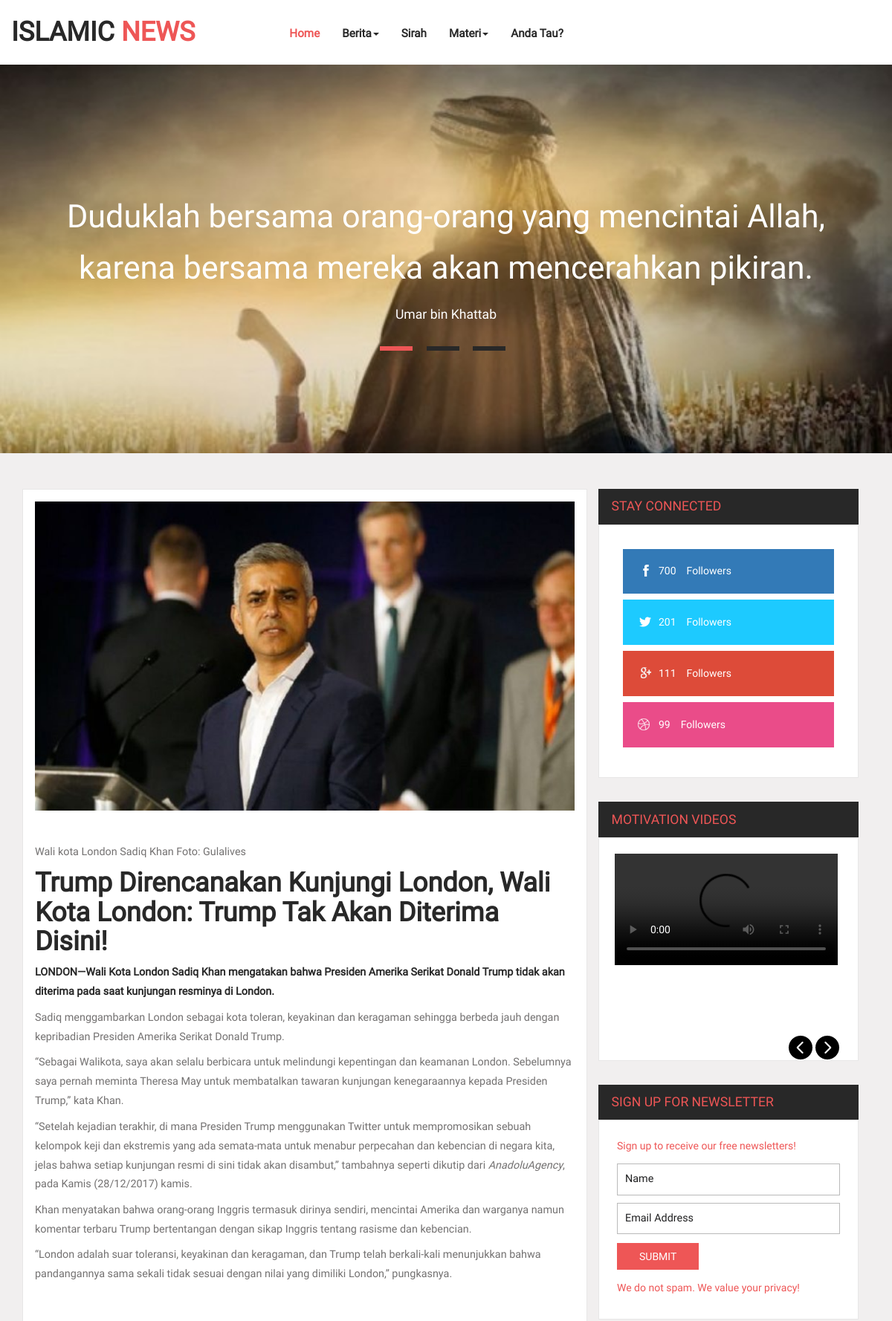
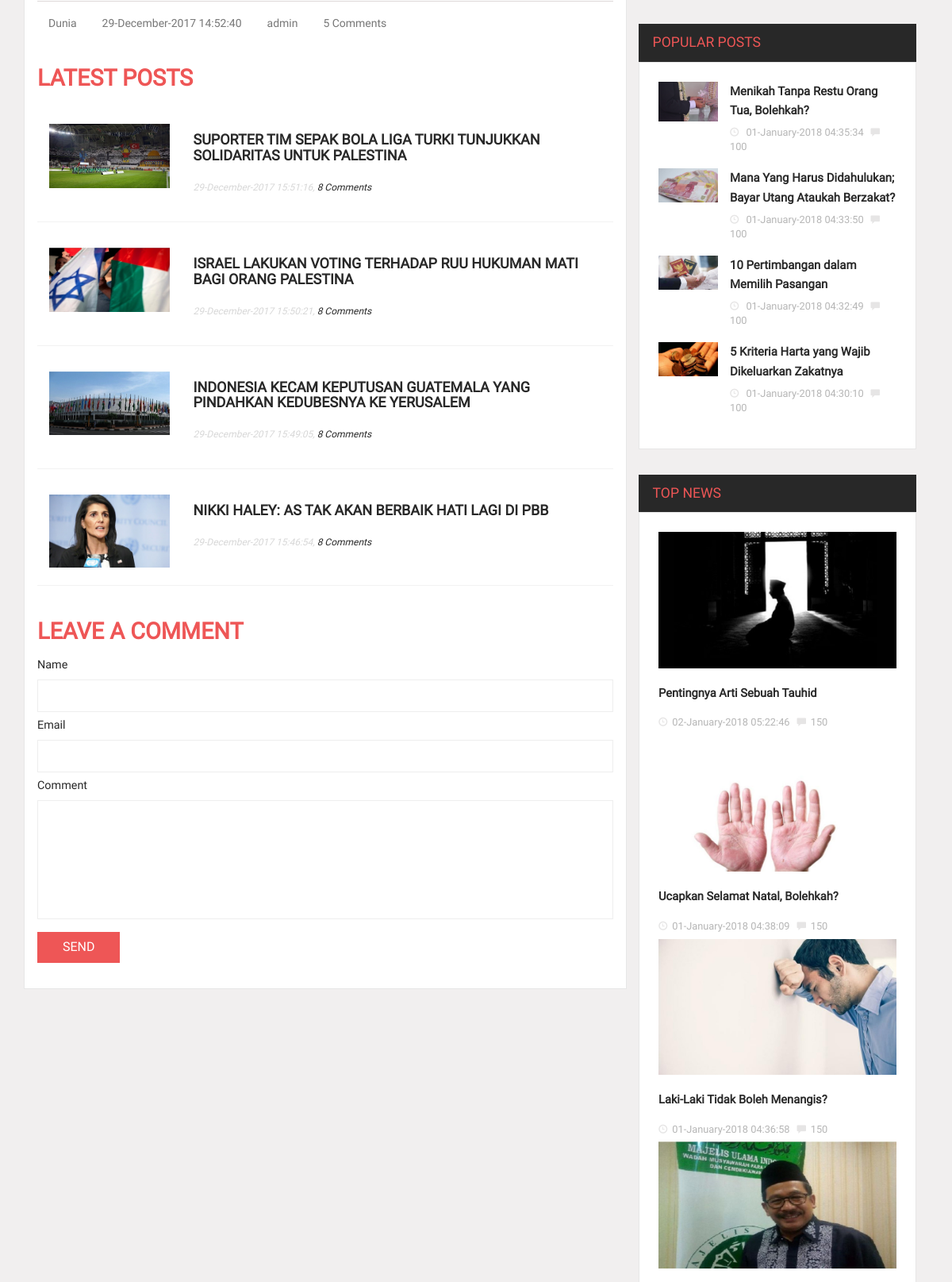
The page /?berita=berita&id=1 (upper part) on the database its author committed (2 pictures, top to bottom).
### tables this page shows
CREATE TABLE `berita` (
  `id_berita` int(11) NOT NULL,
  `id_kategori` int(11) NOT NULL,
  `id_user` int(11) NOT NULL,
  `judul` varchar(100) NOT NULL,
  `isi_berita` text NOT NULL,
  `gambar` varchar(100) NOT NULL,
  `tgl_posting` timestamp NOT NULL DEFAULT CURRENT_TIMESTAMP ON UPDATE CURRENT_TIMESTAMP
);

CREATE TABLE `kategori` (
  `id` int(11) NOT NULL,
  `nama_kategori` varchar(50) NOT NULL,
  `keterangan` varchar(100) NOT NULL
);

CREATE TABLE `user` (
  `id` int(11) NOT NULL,
  `username` varchar(50) NOT NULL,
  `password` varchar(50) NOT NULL,
  `level` varchar(20) NOT NULL
);

### page/innerleft/latest-post.php (the view, shortened to what this page needs)
<a href="#"><h3>Latest Posts</h3></a>
<?php
$berita=$_GET['berita'];
if($berita=='berita'){
    $k=$con->query("SELECT nama_kategori FROM kategori WHERE id IN (SELECT id_kategori FROM berita WHERE id_berita=$_GET[id])");
    $kat=$k->fetch();
    $ambil=$con->query("SELECT * FROM berita JOIN kategori ON berita.id_kategori = kategori.id
                      JOIN user ON berita.id_user = user.id WHERE nama_kategori='$kat[nama_kategori]' ORDER BY id_berita DESC LIMIT 4");
}
while ($data=$ambil->fetch()){
    $date=new DateTime( $data['tgl_posting']);
    $tgl =$date->format('d-F-Y H:i:s');
    echo"
    <div class='post-grids'>
    <div class='col-md-3 post-left'>
        <a href='?berita=berita&id=$data[id_berita]'>
        <img src='admin/foto_berita/$data[gambar]' alt='' class='img-responsive'></a>
    </div>
    <div class='col-md-9 post-right'>
        <h4><a href='?berita=berita&id=$data[id_berita]'>$data[judul]</a></h4>
        <p class='comments'>$tgl, <a href='#'>8 Comments</a></p>
    </div>
    <div class='clearfix'> </div>
</div>
    ";
}
?>

### page/innerleft/halaman-berita.php
<?php
$id=$_GET['id'];
$ambil=$con->query("SELECT * FROM berita JOIN kategori ON berita.id_kategori = kategori.id
                      JOIN user ON berita.id_user = user.id WHERE id_berita=$id");
$berita=$ambil->fetch();
?>
<div class="banner-bottom-left-grids">
    <div class="single-left-grid">
        <img src='admin/foto_berita/<?php echo $berita['gambar'];?> ' class="img-responsive" alt="">
        <?php
        echo $berita['isi_berita'];
        ?>
        <div class="single-bottom">
            <ul>
                <li><?php echo  $berita['nama_kategori']?></li>
                <?php $date=new DateTime( $berita['tgl_posting']);
                $tgl =$date->format('d-F-Y H:i:s');
                ?>
                <li><?php echo $tgl;?></li>
                <li><?php echo $berita['username']; ?></li>
                <li>5 Comments</li>
            </ul>
        </div>
    </div>
</div>

### page/innerright/popular-post.php (shortened to what this page needs)
<h4 class="side">Popular Posts</h4>
<div class="edit-pics">
    <?php
    $query=$con->query("SELECT * FROM berita INNER JOIN kategori ON berita.id_kategori = kategori.id
                                     WHERE nama_kategori='fiqih' ORDER BY id_berita DESC LIMIT 4");
    while ($data=$query->fetch()){
        $date=new DateTime( $data['tgl_posting']);
        $tgl =$date->format('d-F-Y H:i:s');
        $no=100;
        echo "
                 <div class='editor-pics'>
                        <div class='col-md-3 item-pic'>
                             <img src='admin/foto_berita/$data[gambar]' class='img-responsive' alt=''/>
                         </div>
                        <div class='col-md-9 item-details'>
                            <h5 class='inner two'><a href='?berita=berita&id=$data[id_berita]'>$data[judul]</a></h5>
                         <div class='td-post-date two'><i class='glyphicon glyphicon-time'></i>
                         $tgl <a href='#'><i class='glyphicon glyphicon-comment'></i>$no </a></div>
                        </div>
                        <div class='clearfix'></div>
                  </div>
                ";
    }
    ?>
</div>

### page/innerright/top-news.php (shortened to what this page needs)
<div class="top-news">
    <h4 class="side">Top News</h4>
    <div class="top-inner">
        <?php
        $query=$con->query("SELECT * FROM berita INNER JOIN kategori ON berita.id_kategori = kategori.id
                                     WHERE nama_kategori='tauhid' ORDER BY id_berita DESC LIMIT 4");
        while ($data=$query->fetch()){
            $date=new DateTime( $data['tgl_posting']);
            $tgl =$date->format('d-F-Y H:i:s');
            $no=150;
            echo "
                 <div class='top-text'>
                        <a href='single.html'><img src='admin/foto_berita/$data[gambar]' class='img-responsive' alt=''/></a>
                        <h5 class='top'><a href='?berita=berita&id=$data[id_berita]'>$data[judul]</a></h5>
                        <div class='td-post-date two'><i class='glyphicon glyphicon-time'></i>$tgl
                            <a href='#'><i class='glyphicon glyphicon-comment'></i>$no </a>
                        </div>
                 </div>
                ";
        }
        ?>
    </div>
</div>

### css/style.css (style rules this page uses)
html, body { font-family: 'Roboto-Regular'; font-size: 100%; background:#F1EFEF; }
body a { transition:0.5s all; -webkit-transition:0.5s all; -moz-transition:0.5s all; -o-transition:0.5s all; -ms-transition:0.5s all; font-family: 'Roboto-Regular'; }
h1,h2,h3,h4,h5,h6 { margin:0; font-family:'Roboto-Regular'; }
p { margin:0; font-family: 'Roboto-Regular'; }
ul { margin:0; padding:0; }
h5.inner.two a { color: #282828; font-weight: bold; text-transform: none; font-size: 1.1em; }
.item-details { padding-right: 0; }
.td-post-date.two,.td-post-date.two a { color:#B5B5B5; }
.td-post-date.two i { color:#E6E5E5; }
h4.side { background-color: #282828; padding: 0.8em 1em; color:#ee5656; text-transform: uppercase; font-size: 1.1em; }
.edit-pics { background-color: #fff; padding: 1.5em 1.5em; border: 1px solid rgba(231,231,231,1.00); }
.td-post-date.two i { margin-right: 0.5em; font-size: 0.9em; }
i.glyphicon.glyphicon-comment { margin-left: 0.5em; }
.top-inner { background-color: #fff; padding: 1.5em 1.5em; border: 1px solid rgba(231,231,231,1.00); }
.top-news { margin-top: 2em; }
h5.top { margin-top: 0.7em; }
h5.top a { line-height: 1.6em; font-weight: bold; text-transform: none; font-size: 1.05em; color: #282828; }
.grid_5 h1, h2, h3, h4, h5, h6 { padding: 10px 0; }
.single-left-grid p { font-size: 0.9em; color: #737171; line-height: 1.8em; margin: 0.6em 0; }
.single-bottom ul { margin: 1em 0 0 0; padding: 1em 0 0 0; border-top: solid 1px #DDD8D8; }
.single-bottom ul li { display: inline-block; font-size: 14px; color: #777; margin: 0 1em; }
.post-right h4 a { color: #282828; font-size: 14px; font-style: normal; font-weight: 600; text-decoration: none; }
.post-right p.comments { color: #d7d7d7; font-size: 12px; margin: 1em 0; font-style: italic; }
.post-grids { margin: 2em 0; padding-bottom: 1.37em; border-bottom: 1px solid #F2F2F2; }
p.comments a { color: #282828; }
.leave h4,.post h3 { color: #ee5656; font-size: 1.8em; font-weight: bold; text-transform: uppercase; }
.post-right h4 a { text-transform: uppercase; font-size: 1em; }
.editor-pics { margin-bottom: 0.7em; }
.td-post-date { color:#ee5656; font-size: 0.8em; margin: 0.5em 0; }
.item-pic { padding: 0; }
h5.inner { line-height:1.8em; font-size: 0.85em; padding: 0; }
h5.inner a { color: #9B9EA2; }
.more-address b, strong { color:#282828!important; }

### rows shown on the page
berita: gambar (picture), isi_berita "Wali kota London Sadiq Khan Foto: Gulalives Trump Direncanakan Kunjungi London, Wali Kota London: Trump Tak Akan Diterima Disini! LONDON—Wali Kota London Sadiq Khan mengatakan bahwa Presiden Amerika Serikat Donald Trump tidak akan diterima pada saat kunjungan resminya di London. Sadiq menggambarkan London sebagai kota toleran, keyakinan dan keragaman sehingga berbeda jauh dengan kepribadian Presiden Amerika Serikat Donald Trump. “Sebagai Walikota, saya akan selalu berbicara untuk melindungi kepentingan dan keamanan London. Sebelumnya saya pernah meminta Theresa May untuk membatalkan tawaran kunjungan kenegaraannya kepada Presiden Trump,” kata Khan. “Setelah kejadian terakhir, di mana…", id_kategori.nama_kategori "Dunia", tgl_posting "29-December-2017 14:52:40", id_user.username "admin"
berita: gambar (picture), judul "SUPORTER TIM SEPAK BOLA LIGA TURKI TUNJUKKAN SOLIDARITAS UNTUK PALESTINA", tgl_posting "29-December-2017 15:51:16"
berita: gambar (picture), judul "ISRAEL LAKUKAN VOTING TERHADAP RUU HUKUMAN MATI BAGI ORANG PALESTINA", tgl_posting "29-December-2017 15:50:21"
berita: gambar (picture), judul "INDONESIA KECAM KEPUTUSAN GUATEMALA YANG PINDAHKAN KEDUBESNYA KE YERUSALEM", tgl_posting "29-December-2017 15:49:05"
berita: gambar (picture), judul "NIKKI HALEY: AS TAK AKAN BERBAIK HATI LAGI DI PBB", tgl_posting "29-December-2017 15:46:54"
berita: gambar (picture), judul "Menikah Tanpa Restu Orang Tua, Bolehkah?", tgl_posting "01-January-2018 04:35:34", no "100"
berita: gambar (picture), judul "Mana Yang Harus Didahulukan; Bayar Utang Ataukah Berzakat?", tgl_posting "01-January-2018 04:33:50", no "100"
berita: gambar (picture), judul "10 Pertimbangan dalam Memilih Pasangan", tgl_posting "01-January-2018 04:32:49", no "100"
berita: gambar (picture), judul "5 Kriteria Harta yang Wajib Dikeluarkan Zakatnya", tgl_posting "01-January-2018 04:30:10", no "100"
berita: gambar (picture), judul "Pentingnya Arti Sebuah Tauhid", tgl_posting "02-January-2018 05:22:46", no "150"
berita: gambar (picture), judul "Ucapkan Selamat Natal, Bolehkah?", tgl_posting "01-January-2018 04:38:09", no "150"
berita: gambar (picture), judul "Laki-Laki Tidak Boleh Menangis?", tgl_posting "01-January-2018 04:36:58", no "150"
berita: gambar (picture)
